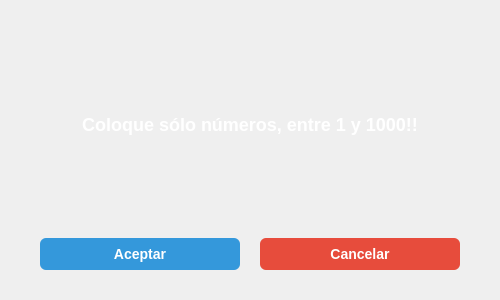
<?xml version="1.0" encoding="UTF-8"?>
<ui version="4.0">
 <class>WarningDialog</class>
 <widget class="QDialog" name="WarningDialog">
  <property name="geometry">
   <rect>
    <x>0</x>
    <y>0</y>
    <width>500</width>
    <height>300</height>
   </rect>
  </property>
  <property name="minimumSize">
   <size>
    <width>500</width>
    <height>300</height>
   </size>
  </property>
  <property name="windowTitle">
   <string>Advertencia</string>
  </property>
  <property name="styleSheet">
   <string notr="true">
    QLabel {
        color: #ffffff;
        font-size: 18px;
        font-weight: bold;
    }
    QPushButton {
        padding: 8px 20px;
        border-radius: 6px;
        font-size: 14px;
        font-weight: bold;
        color: white;
        min-width: 100px;
    }
    QPushButton#pushButton {
        background-color: #3498db;
        border: none;
    }
    QPushButton#pushButton:hover {
        background-color: #2980b9;
    }
    QPushButton#pushButton_2 {
        background-color: #e74c3c;
        border: none;
    }
    QPushButton#pushButton_2:hover {
        background-color: #c0392b;
    }
   </string>
  </property>
  <layout class="QVBoxLayout" name="verticalLayout">
   <property name="spacing">
    <number>20</number>
   </property>
   <property name="leftMargin">
    <number>40</number>
   </property>
   <property name="topMargin">
    <number>30</number>
   </property>
   <property name="rightMargin">
    <number>40</number>
   </property>
   <property name="bottomMargin">
    <number>30</number>
   </property>
   <item>
    <widget class="QLabel" name="label">
     <property name="text">
      <string>Coloque sólo números, entre 1 y 1000!!</string>
     </property>
     <property name="alignment">
      <set>Qt::AlignmentFlag::AlignCenter</set>
     </property>
    </widget>
   </item>
   <item>
    <layout class="QHBoxLayout" name="horizontalLayout">
     <property name="spacing">
      <number>20</number>
     </property>
     <item>
      <widget class="QPushButton" name="pushButton">
       <property name="text">
        <string>Aceptar</string>
       </property>
      </widget>
     </item>
     <item>
      <widget class="QPushButton" name="pushButton_2">
       <property name="text">
        <string>Cancelar</string>
       </property>
      </widget>
     </item>
    </layout>
   </item>
  </layout>
 </widget>
 <resources/>
 <connections/>
</ui>
